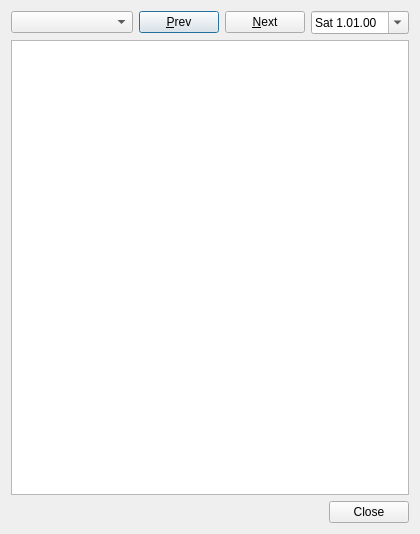
<?xml version="1.0" encoding="UTF-8"?>
<ui version="4.0">
 <class>GuideViewerDialog</class>
 <widget class="QDialog" name="GuideViewerDialog">
  <property name="geometry">
   <rect>
    <x>0</x>
    <y>0</y>
    <width>420</width>
    <height>534</height>
   </rect>
  </property>
  <property name="windowTitle">
   <string>Guide Viewer</string>
  </property>
  <property name="windowIcon">
   <iconset theme="view-calendar-list">
    <normaloff>.</normaloff>.</iconset>
  </property>
  <property name="statusTip">
   <string>M</string>
  </property>
  <layout class="QVBoxLayout" name="verticalLayout">
   <item>
    <layout class="QHBoxLayout" name="horizontalLayout">
     <item>
      <widget class="QComboBox" name="comboBox">
       <property name="sizePolicy">
        <sizepolicy hsizetype="Expanding" vsizetype="Fixed">
         <horstretch>0</horstretch>
         <verstretch>0</verstretch>
        </sizepolicy>
       </property>
       <property name="editable">
        <bool>false</bool>
       </property>
       <property name="currentText">
        <string notr="true"/>
       </property>
       <property name="frame">
        <bool>true</bool>
       </property>
      </widget>
     </item>
     <item>
      <widget class="QPushButton" name="prevButton">
       <property name="text">
        <string>&amp;Prev</string>
       </property>
       <property name="icon">
        <iconset theme="go-previous">
         <normaloff>.</normaloff>.</iconset>
       </property>
      </widget>
     </item>
     <item>
      <widget class="QPushButton" name="nextButton">
       <property name="text">
        <string>&amp;Next</string>
       </property>
       <property name="icon">
        <iconset theme="go-next">
         <normaloff>.</normaloff>.</iconset>
       </property>
      </widget>
     </item>
     <item>
      <widget class="QDateEdit" name="dateEdit">
       <property name="displayFormat">
        <string>ddd d.MM.yy</string>
       </property>
       <property name="calendarPopup">
        <bool>true</bool>
       </property>
      </widget>
     </item>
    </layout>
   </item>
   <item>
    <widget class="QTextBrowser" name="textBrowser"/>
   </item>
   <item>
    <widget class="QDialogButtonBox" name="buttonBox">
     <property name="standardButtons">
      <set>QDialogButtonBox::Close</set>
     </property>
    </widget>
   </item>
  </layout>
 </widget>
 <resources/>
 <connections>
  <connection>
   <sender>buttonBox</sender>
   <signal>clicked(QAbstractButton*)</signal>
   <receiver>GuideViewerDialog</receiver>
   <slot>close()</slot>
   <hints>
    <hint type="sourcelabel">
     <x>209</x>
     <y>512</y>
    </hint>
    <hint type="destinationlabel">
     <x>209</x>
     <y>266</y>
    </hint>
   </hints>
  </connection>
 </connections>
</ui>
